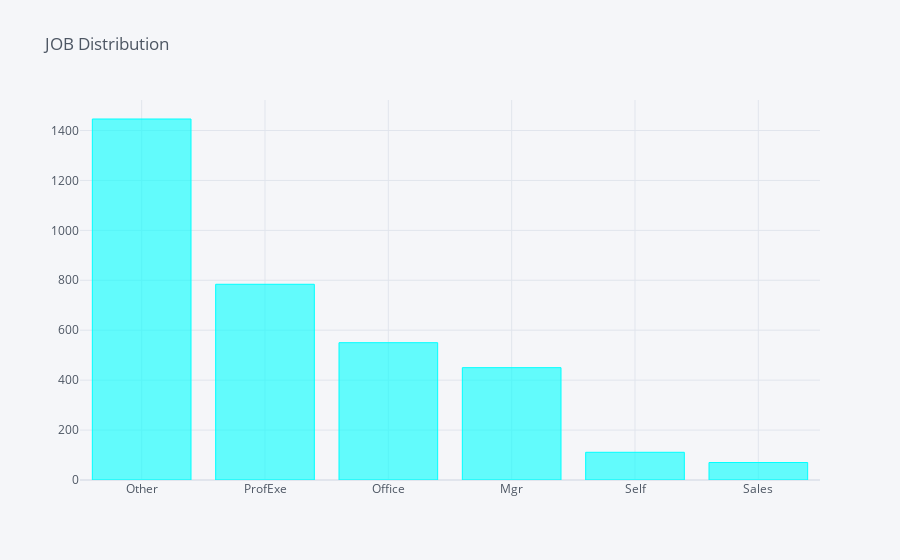
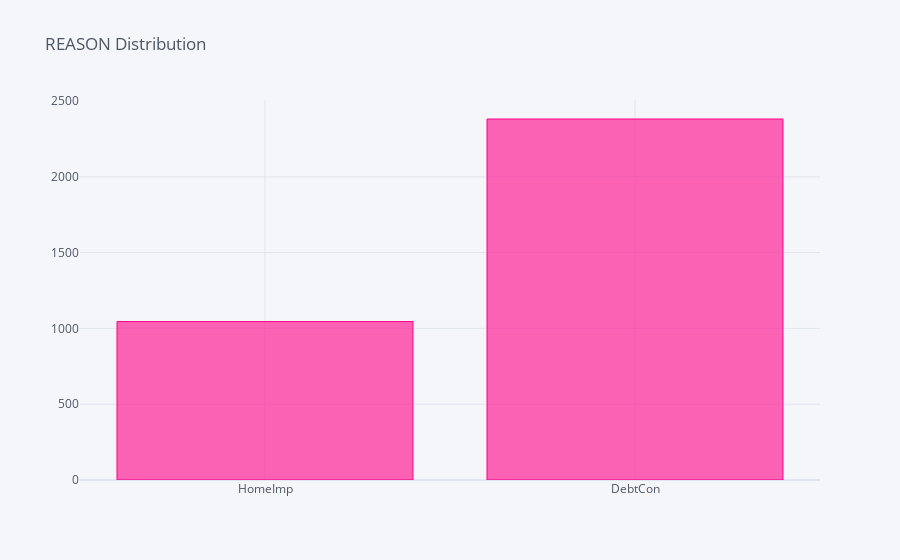

The code cell stored with these charts, in order, in its notebook:
### Code cell
colors = ["cyan","pink"]
for i,col in enumerate(Cats):    
    Train[col].value_counts().sort_values(ascending = bool(i)).iplot(kind='bar',title = f"{col} Distribution",color = colors[i], filename='bar-subplots')

### Figure 1 — Plotly figure (JSON) as saved in the notebook; plotly's stock layout.template omitted (floating-point values rounded to 4 significant figures)
{"data": [{"marker": {"color": "rgba(0, 255, 255, 0.6)", "line": {"color": "rgba(0, 255, 255, 1.0)", "width": 1}}, "name": "JOB", "orientation": "v", "text": "", "type": "bar", "x": ["Other", "ProfExe", "Office", "Mgr", "Self", "Sales"], "y": [1446, 784, 550, 450, 111, 70]}], "layout": {"autosize": true, "legend": {"bgcolor": "#F5F6F9", "font": {"color": "#4D5663"}}, "paper_bgcolor": "#F5F6F9", "plot_bgcolor": "#F5F6F9", "title": {"font": {"color": "#4D5663"}, "text": "JOB Distribution"}, "xaxis": {"autorange": true, "gridcolor": "#E1E5ED", "range": [-0.5, 5.5], "showgrid": true, "tickfont": {"color": "#4D5663"}, "title": {"font": {"color": "#4D5663"}, "text": ""}, "type": "category", "zerolinecolor": "#E1E5ED"}, "yaxis": {"autorange": true, "gridcolor": "#E1E5ED", "range": [0, 1522.0], "showgrid": true, "tickfont": {"color": "#4D5663"}, "title": {"font": {"color": "#4D5663"}, "text": ""}, "type": "linear", "zerolinecolor": "#E1E5ED"}}}

### Figure 2 — Plotly figure (JSON) as saved in the notebook; plotly's stock layout.template omitted (floating-point values rounded to 4 significant figures)
{"data": [{"marker": {"color": "rgba(255, 0, 136, 0.6)", "line": {"color": "rgba(255, 0, 136, 1.0)", "width": 1}}, "name": "REASON", "orientation": "v", "text": "", "type": "bar", "x": ["HomeImp", "DebtCon"], "y": [1045, 2381]}], "layout": {"autosize": true, "legend": {"bgcolor": "#F5F6F9", "font": {"color": "#4D5663"}}, "paper_bgcolor": "#F5F6F9", "plot_bgcolor": "#F5F6F9", "title": {"font": {"color": "#4D5663"}, "text": "REASON Distribution"}, "xaxis": {"autorange": true, "gridcolor": "#E1E5ED", "range": [-0.5, 1.5], "showgrid": true, "tickfont": {"color": "#4D5663"}, "title": {"font": {"color": "#4D5663"}, "text": ""}, "type": "category", "zerolinecolor": "#E1E5ED"}, "yaxis": {"autorange": true, "gridcolor": "#E1E5ED", "range": [0, 2506.0], "showgrid": true, "tickfont": {"color": "#4D5663"}, "title": {"font": {"color": "#4D5663"}, "text": ""}, "type": "linear", "zerolinecolor": "#E1E5ED"}}}
